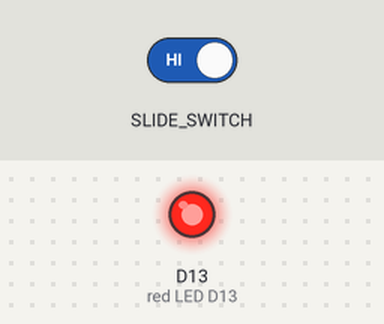
Recording of a program running on a simulated Circuit Playground running CircuitPython. Shown: output pins drawn as LEDs (lit = HIGH). Inputs (shaded band) come from the test bench.

Above: at 1.2 s.
1.3 s: slide switch moved to the right
At 1.8 s:
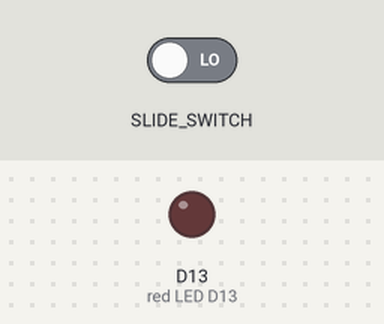
2.8 s: slide switch moved to the left
At 4.1 s:
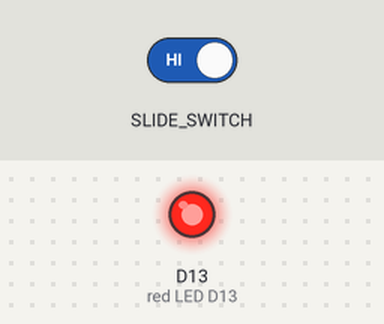
Timing chart, 0 to 5.8 s (numbered marks = the images above; inputs shaded):
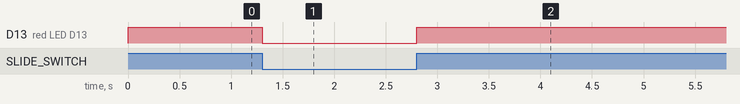

The program:

cp_slide_switch_red_led_short.py
```python
"""This example uses the slide switch to control the little red LED. When the switch is to the
right it returns False, and when it's to the left, it returns True."""
from adafruit_circuitplayground import cp

while True:
    cp.red_led = cp.switch
```

Measured:
- after the input at 1.3 s, D13 (red LED D13): HIGH → LOW at once
- after the input at 2.8 s, D13 (red LED D13): LOW → HIGH at once
